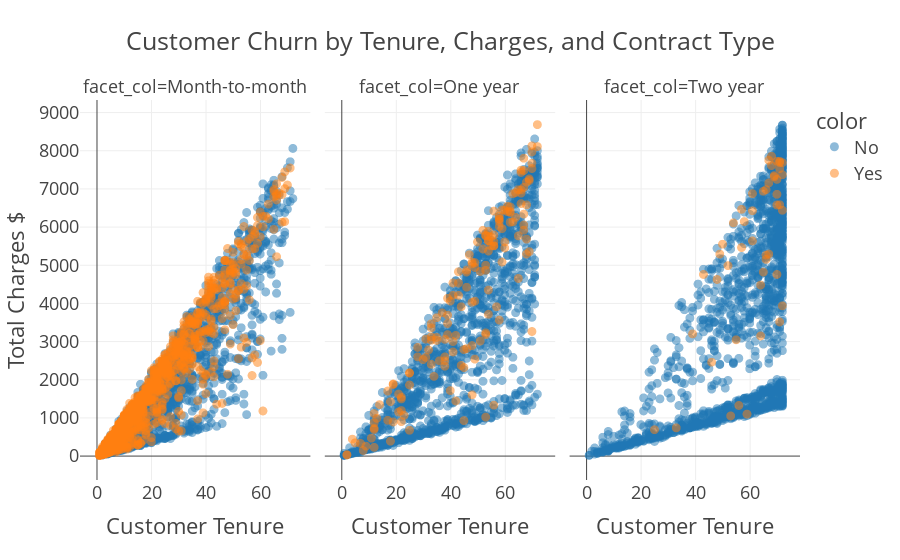

Notebook code for this chart:
### Code cell
import plotly.express as px

fig = px.scatter(x=df['tenure'], y=df['TotalCharges'], 
                 color = df['Churn'], template = 'presentation', 
                 opacity = 0.5, facet_col = df['Contract'], 
                 title = 'Customer Churn by Tenure, Charges, and Contract Type',
                 labels = {'x' : 'Customer Tenure', 'y' : 'Total Charges $'})

fig.show()

### Figure 1 — Plotly figure (JSON) as saved in the notebook; plotly's stock layout.template omitted (floating-point values rounded to 4 significant figures; data arrays with more than 128 entries replaced by an {"elided": "..."} marker saying what was removed)
{"data": [{"hovertemplate": "color=No<br>facet_col=Month-to-month<br>Customer Tenure=%{x}<br>Total Charges $=%{y}<extra></extra>", "legendgroup": "No", "marker": {"color": "#1F77B4", "opacity": 0.5, "symbol": "circle"}, "mode": "markers", "name": "No", "showlegend": true, "type": "scattergl", "x": {"elided": "2220 int values"}, "xaxis": "x", "y": {"elided": "2220 float values"}, "yaxis": "y"}, {"hovertemplate": "color=No<br>facet_col=One year<br>Customer Tenure=%{x}<br>Total Charges $=%{y}<extra></extra>", "legendgroup": "No", "marker": {"color": "#1F77B4", "opacity": 0.5, "symbol": "circle"}, "mode": "markers", "name": "No", "showlegend": false, "type": "scattergl", "x": {"elided": "1307 int values"}, "xaxis": "x2", "y": {"elided": "1307 float values"}, "yaxis": "y2"}, {"hovertemplate": "color=No<br>facet_col=Two year<br>Customer Tenure=%{x}<br>Total Charges $=%{y}<extra></extra>", "legendgroup": "No", "marker": {"color": "#1F77B4", "opacity": 0.5, "symbol": "circle"}, "mode": "markers", "name": "No", "showlegend": false, "type": "scattergl", "x": {"elided": "1647 int values"}, "xaxis": "x3", "y": {"elided": "1647 float values"}, "yaxis": "y3"}, {"hovertemplate": "color=Yes<br>facet_col=Month-to-month<br>Customer Tenure=%{x}<br>Total Charges $=%{y}<extra></extra>", "legendgroup": "Yes", "marker": {"color": "#FF7F0E", "opacity": 0.5, "symbol": "circle"}, "mode": "markers", "name": "Yes", "showlegend": true, "type": "scattergl", "x": {"elided": "1655 int values"}, "xaxis": "x", "y": {"elided": "1655 float values"}, "yaxis": "y"}, {"hovertemplate": "color=Yes<br>facet_col=One year<br>Customer Tenure=%{x}<br>Total Charges $=%{y}<extra></extra>", "legendgroup": "Yes", "marker": {"color": "#FF7F0E", "opacity": 0.5, "symbol": "circle"}, "mode": "markers", "name": "Yes", "showlegend": false, "type": "scattergl", "x": {"elided": "166 int values"}, "xaxis": "x2", "y": {"elided": "166 float values"}, "yaxis": "y2"}, {"hovertemplate": "color=Yes<br>facet_col=Two year<br>Customer Tenure=%{x}<br>Total Charges $=%{y}<extra></extra>", "legendgroup": "Yes", "marker": {"color": "#FF7F0E", "opacity": 0.5, "symbol": "circle"}, "mode": "markers", "name": "Yes", "showlegend": false, "type": "scattergl", "x": [68, 59, 43, 70, 71, 65, 57, 69, 57, 50, 71, 72, 72, 67, 66, 54, 61, 58, 25, 71, 56, 55, 72, 39, 67, 65, 66, 53, 66, 52, 49, 70, 61, 70, 68, 46, 33, 70, 67, 71, 71, 69, 72, 48, 64, 61, 64, 70], "xaxis": "x3", "y": [7612.0, 1100.0, 4760.0, 7250.0, 7532.0, 6938.0, 5465.0, 7318.0, 6465, 5551.0, 7691.0, 7373.0, 7690.0, 7156.0, 5155.0, 6110.0, 5638.0, 6145.0, 692.1, 3515.0, 1327.0, 3046.0, 6440.0, 3202.0, 5293.0, 4820.0, 5265.0, 1052.0, 6981.0, 4990.0, 5293.0, 4760.0, 6428.0, 6579.0, 7856, 2460.0, 740.3, 7724.0, 7752.0, 6585.0, 7724.0, 7349.0, 3937.0, 4628.0, 4481, 6876.0, 3148.0, 6860.0], "yaxis": "y3"}], "layout": {"annotations": [{"font": {}, "showarrow": false, "text": "facet_col=Month-to-month", "x": 0.16, "xanchor": "center", "xref": "paper", "y": 1, "yanchor": "bottom", "yref": "paper"}, {"font": {}, "showarrow": false, "text": "facet_col=One year", "x": 0.5, "xanchor": "center", "xref": "paper", "y": 1, "yanchor": "bottom", "yref": "paper"}, {"font": {}, "showarrow": false, "text": "facet_col=Two year", "x": 0.84, "xanchor": "center", "xref": "paper", "y": 1, "yanchor": "bottom", "yref": "paper"}], "legend": {"title": {"text": "color"}, "tracegroupgap": 0}, "title": {"text": "Customer Churn by Tenure, Charges, and Contract Type"}, "xaxis": {"anchor": "y", "domain": [0, 0.32], "title": {"text": "Customer Tenure"}}, "xaxis2": {"anchor": "y2", "domain": [0.34, 0.66], "matches": "x", "title": {"text": "Customer Tenure"}}, "xaxis3": {"anchor": "y3", "domain": [0.68, 1.0], "matches": "x", "title": {"text": "Customer Tenure"}}, "yaxis": {"anchor": "x", "domain": [0, 1], "title": {"text": "Total Charges $"}}, "yaxis2": {"anchor": "x2", "domain": [0, 1], "matches": "y", "showticklabels": false}, "yaxis3": {"anchor": "x3", "domain": [0, 1], "matches": "y", "showticklabels": false}}}
